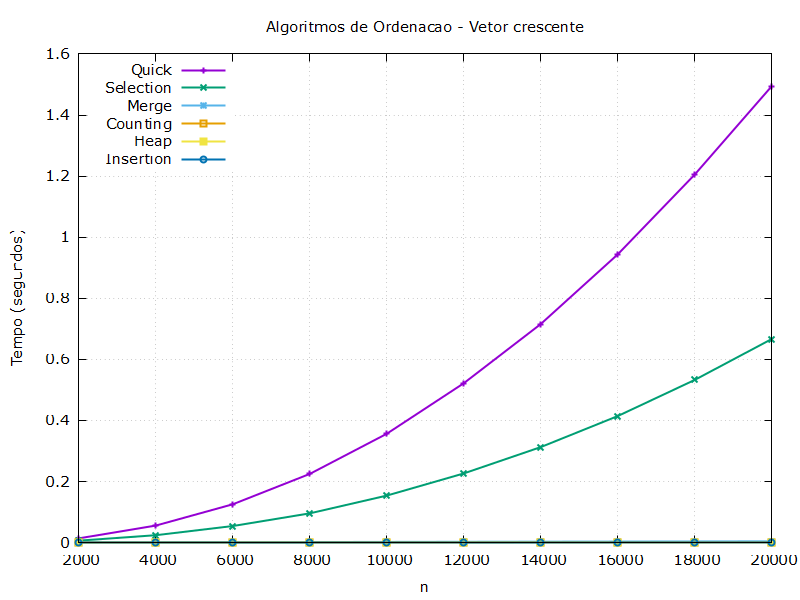

gnuplot code for this plot:
set terminal pngcairo enhanced font 'Verdana,11' size 800, 600
set output 'comparacaoCrescente.png'

set title 'Algoritmos de Ordenacao - Vetor crescente'
set xlabel 'n'
set ylabel 'Tempo (segundos)'

n = 1
Selection = 2
Insertion = 3
Merge = 4
Heap = 5
Quick = 6
Counting = 7

set grid
set key left top

plot 'comparacaoCrescente.dat' using n:Quick with linespoints  lw 2 title 'Quick', \
     'comparacaoCrescente.dat' using n:Selection with linespoints  lw 2 title 'Selection', \
     'comparacaoCrescente.dat' using n:Merge with linespoints  lw 2 title 'Merge', \
     'comparacaoCrescente.dat' using n:Counting with linespoints  lw 2 title 'Counting', \
     'comparacaoCrescente.dat' using n:Heap with linespoints  lw 2 title 'Heap', \
     'comparacaoCrescente.dat' using n:Insertion with linespoints  lw 2 title 'Insertion'
